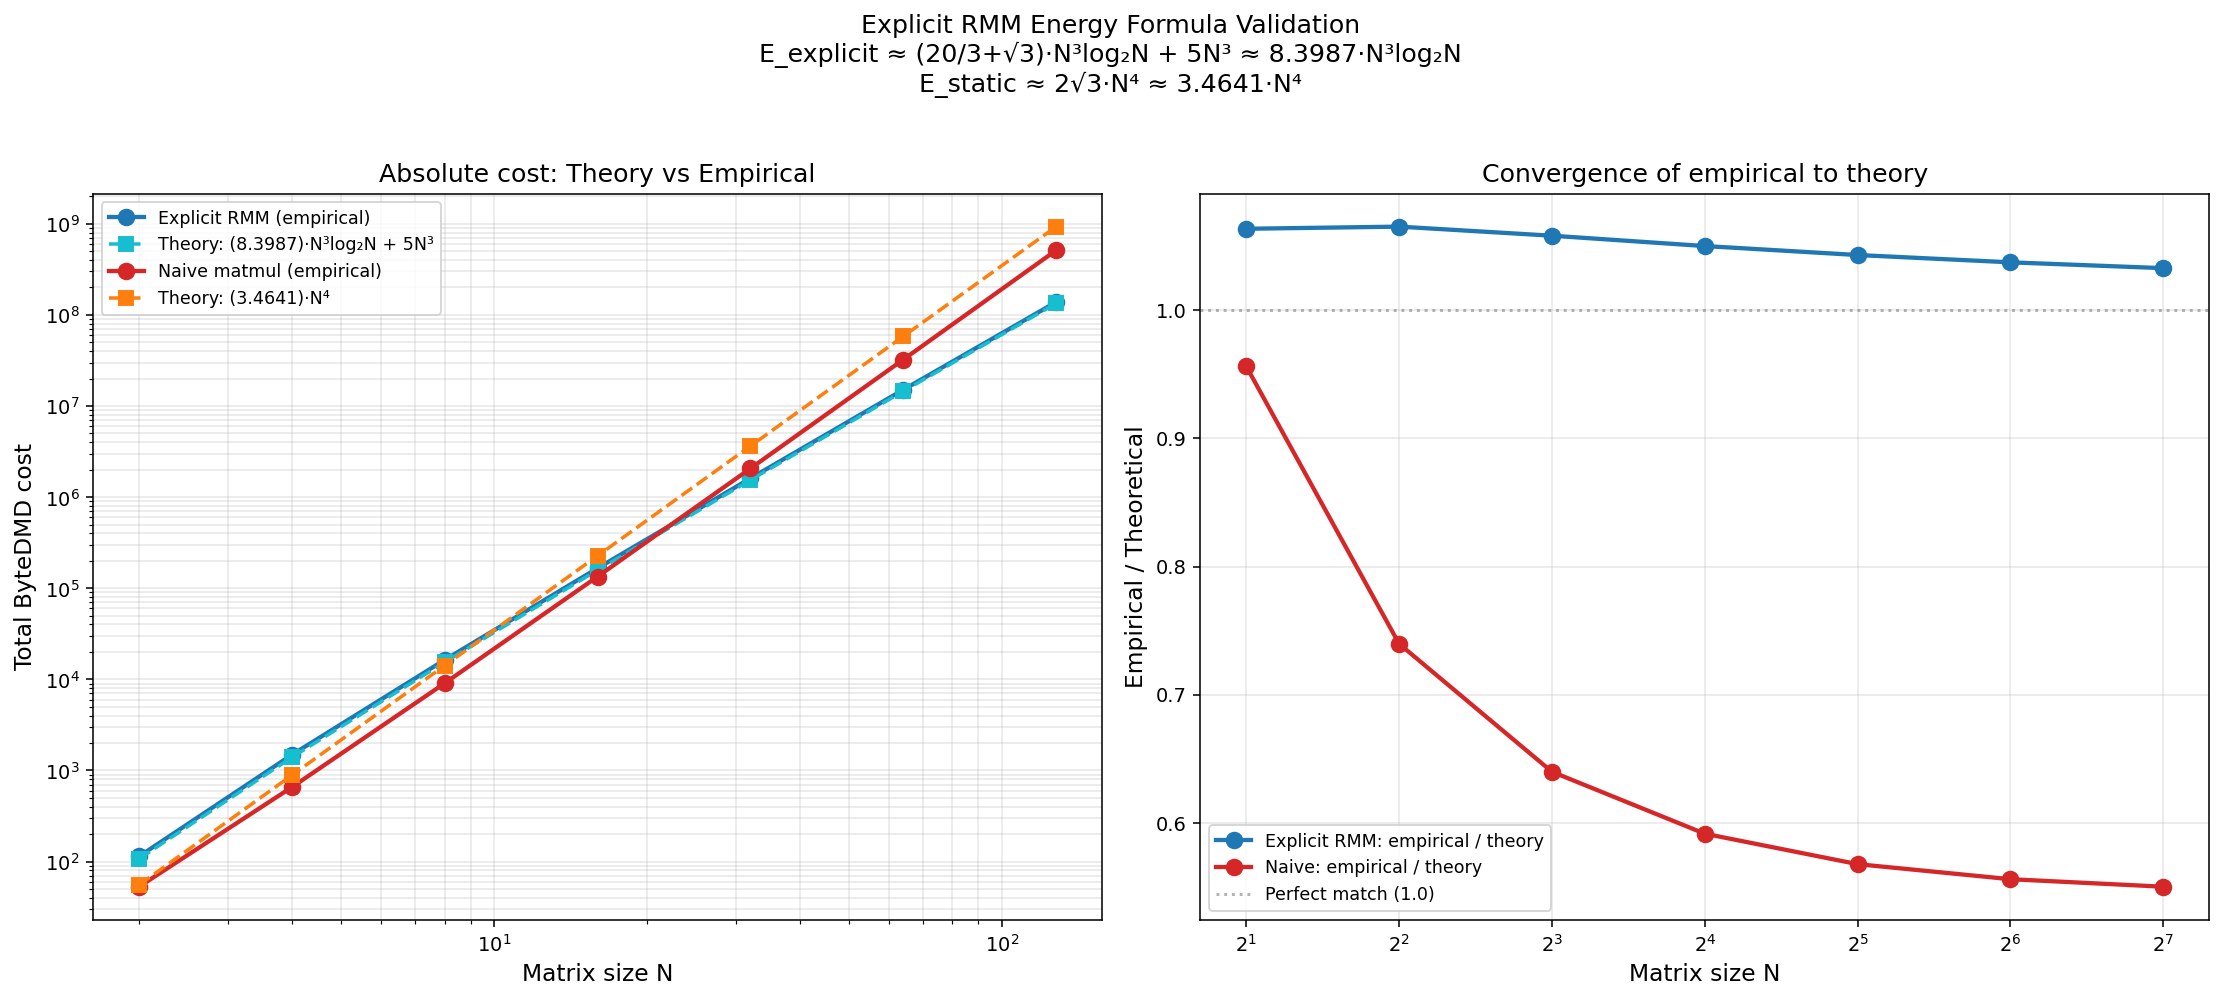

Here is the Python script that generated this plot:
#!/Users/yaroslavvb/.local/bin/uv run --script
# /// script
# requires-python = ">=3.9"
# dependencies = ["matplotlib", "numpy"]
# ///
"""Compare the theoretical explicit RMM energy formula against empirical costs.

Theory (from gemini/matmul-explicit-formula.md):
  E_explicit(N) ≈ (20/3 + √3) · N³ log₂ N + 5 · N³

  where (20/3 + √3) ≈ 8.3987

Also compares the static in-place baseline:
  E_static(N) ≈ 2√3 · N⁴ ≈ 3.4641 · N⁴
"""

import math
import os
import sys
import time

sys.path.insert(0, os.path.join(os.path.dirname(__file__), '..', '..'))

import matplotlib
matplotlib.use('Agg')
import matplotlib.pyplot as plt
import numpy as np

import manual_matmul as mm


COEFF_EXPLICIT = 20/3 + math.sqrt(3)  # ≈ 8.3987
COEFF_STATIC = 2 * math.sqrt(3)       # ≈ 3.4641


def E_explicit_theory(N):
    if N < 2:
        return 5
    return COEFF_EXPLICIT * N**3 * math.log2(N) + 5 * N**3


def E_static_theory(N):
    return COEFF_STATIC * N**4


def run_experiments(Ns):
    results = []
    for N in Ns:
        print(f'N={N:>4d} ...', end=' ', flush=True)
        t0 = time.time()

        A = [[1.0] * N for _ in range(N)]
        B = [[1.0] * N for _ in range(N)]

        cost_explicit = mm.matmul_explicit_rmm(A, B)
        cost_naive = mm.matmul_naive_manual(A, B)

        theory_exp = E_explicit_theory(N)
        theory_static = E_static_theory(N)

        ratio_exp = cost_explicit / theory_exp if theory_exp > 0 else float('inf')
        ratio_static = cost_naive / theory_static if theory_static > 0 else float('inf')

        elapsed = time.time() - t0
        print(f'explicit={cost_explicit:>14,}  theory={theory_exp:>14,.0f}  '
              f'ratio={ratio_exp:.4f}  |  naive={cost_naive:>14,}  '
              f'theory_static={theory_static:>14,.0f}  ratio={ratio_static:.4f}  '
              f'({elapsed:.1f}s)')

        results.append({
            'N': N,
            'cost_explicit': cost_explicit,
            'cost_naive': cost_naive,
            'theory_explicit': theory_exp,
            'theory_static': theory_static,
            'ratio_explicit': ratio_exp,
            'ratio_static': ratio_static,
        })
    return results


def plot_absolute(results, out_path):
    fig, (ax1, ax2) = plt.subplots(1, 2, figsize=(16, 7))

    Ns = np.array([r['N'] for r in results])
    emp_exp = np.array([r['cost_explicit'] for r in results], dtype=float)
    thy_exp = np.array([r['theory_explicit'] for r in results], dtype=float)
    emp_naive = np.array([r['cost_naive'] for r in results], dtype=float)
    thy_static = np.array([r['theory_static'] for r in results], dtype=float)

    # Left panel: absolute costs
    ax1.loglog(Ns, emp_exp, 'o-', color='tab:blue', linewidth=2.2, markersize=8,
               label='Explicit RMM (empirical)')
    ax1.loglog(Ns, thy_exp, 's--', color='tab:cyan', linewidth=1.8, markersize=7,
               label=f'Theory: ({COEFF_EXPLICIT:.4f})·N³log₂N + 5N³')
    ax1.loglog(Ns, emp_naive, 'o-', color='tab:red', linewidth=2.2, markersize=8,
               label='Naive matmul (empirical)')
    ax1.loglog(Ns, thy_static, 's--', color='tab:orange', linewidth=1.8, markersize=7,
               label=f'Theory: ({COEFF_STATIC:.4f})·N⁴')

    ax1.set_xlabel('Matrix size N', fontsize=12)
    ax1.set_ylabel('Total ByteDMD cost', fontsize=12)
    ax1.set_title('Absolute cost: Theory vs Empirical', fontsize=13)
    ax1.grid(True, which='both', alpha=0.3)
    ax1.legend(fontsize=9, loc='upper left')

    # Right panel: ratios (empirical / theory)
    ratio_exp = emp_exp / thy_exp
    ratio_static = emp_naive / thy_static

    ax2.plot(Ns, ratio_exp, 'o-', color='tab:blue', linewidth=2.2, markersize=8,
             label='Explicit RMM: empirical / theory')
    ax2.plot(Ns, ratio_static, 'o-', color='tab:red', linewidth=2.2, markersize=8,
             label='Naive: empirical / theory')
    ax2.axhline(y=1.0, color='gray', linestyle=':', alpha=0.6, label='Perfect match (1.0)')

    ax2.set_xscale('log', base=2)
    ax2.set_xlabel('Matrix size N', fontsize=12)
    ax2.set_ylabel('Empirical / Theoretical', fontsize=12)
    ax2.set_title('Convergence of empirical to theory', fontsize=13)
    ax2.grid(True, which='both', alpha=0.3)
    ax2.legend(fontsize=9)

    fig.suptitle(
        f'Explicit RMM Energy Formula Validation\n'
        f'E_explicit ≈ (20/3+√3)·N³log₂N + 5N³ ≈ {COEFF_EXPLICIT:.4f}·N³log₂N\n'
        f'E_static ≈ 2√3·N⁴ ≈ {COEFF_STATIC:.4f}·N⁴',
        fontsize=13, y=1.02)
    plt.tight_layout()
    plt.savefig(out_path, dpi=140, bbox_inches='tight')
    print(f'Saved: {out_path}')
    plt.close()


def plot_normalized(results, out_path):
    """Plot cost / (N³ log₂ N) to see the coefficient converge."""
    fig, ax = plt.subplots(figsize=(10, 6))

    Ns = np.array([r['N'] for r in results if r['N'] >= 2])
    emp_exp = np.array([r['cost_explicit'] for r in results if r['N'] >= 2], dtype=float)
    emp_naive = np.array([r['cost_naive'] for r in results if r['N'] >= 2], dtype=float)

    norm_exp = emp_exp / (Ns**3 * np.log2(Ns))
    norm_naive = emp_naive / (Ns**3 * np.log2(Ns))

    ax.plot(Ns, norm_exp, 'o-', color='tab:blue', linewidth=2.5, markersize=9,
            label='Explicit RMM: cost / (N³ log₂ N)')
    ax.axhline(y=COEFF_EXPLICIT, color='tab:cyan', linestyle='--', linewidth=1.5,
               label=f'Theory: 20/3 + √3 ≈ {COEFF_EXPLICIT:.4f}')

    ax.plot(Ns, norm_naive, 'o-', color='tab:red', linewidth=2.5, markersize=9,
            label='Naive: cost / (N³ log₂ N)')

    # Also show naive / N⁴ on secondary axis
    ax2 = ax.twinx()
    norm_naive_n4 = emp_naive / Ns.astype(float)**4
    ax2.plot(Ns, norm_naive_n4, 's--', color='tab:orange', linewidth=1.5, markersize=7,
             label=f'Naive: cost / N⁴')
    ax2.axhline(y=COEFF_STATIC, color='tab:orange', linestyle=':', linewidth=1.2,
                label=f'Theory: 2√3 ≈ {COEFF_STATIC:.4f}')
    ax2.set_ylabel('Naive cost / N⁴', fontsize=11, color='tab:orange')
    ax2.tick_params(axis='y', labelcolor='tab:orange')
    ax2.legend(fontsize=8, loc='center right')

    ax.set_xscale('log', base=2)
    ax.set_xlabel('Matrix size N', fontsize=12)
    ax.set_ylabel('Cost / (N³ log₂ N)', fontsize=12)
    ax.set_title('Normalized cost: coefficient convergence', fontsize=13)
    ax.grid(True, which='both', alpha=0.3)
    ax.legend(fontsize=9, loc='upper left')

    plt.tight_layout()
    plt.savefig(out_path, dpi=140, bbox_inches='tight')
    print(f'Saved: {out_path}')
    plt.close()


def main():
    Ns_arg = sys.argv[1] if len(sys.argv) > 1 else None
    if Ns_arg:
        Ns = [int(x) for x in Ns_arg.split(',')]
    else:
        Ns = [2, 4, 8, 16, 32, 64, 128]

    print(f'Running formula validation for N = {Ns}')
    print(f'Theory coefficients: explicit = {COEFF_EXPLICIT:.6f}, static = {COEFF_STATIC:.6f}')
    print()

    results = run_experiments(Ns)

    out_dir = os.path.dirname(__file__)
    plot_absolute(results, os.path.join(out_dir, 'formula_vs_empirical.png'))
    plot_normalized(results, os.path.join(out_dir, 'formula_normalized.png'))

    # Summary table
    print(f'\n{"N":>4} | {"Explicit emp":>14} | {"Explicit thy":>14} | '
          f'{"Ratio":>8} | {"Naive emp":>14} | {"Static thy":>14} | {"Ratio":>8}')
    print('-' * 90)
    for r in results:
        print(f'{r["N"]:>4} | {r["cost_explicit"]:>14,} | {r["theory_explicit"]:>14,.0f} | '
              f'{r["ratio_explicit"]:>8.4f} | {r["cost_naive"]:>14,} | '
              f'{r["theory_static"]:>14,.0f} | {r["ratio_static"]:>8.4f}')


if __name__ == '__main__':
    main()
